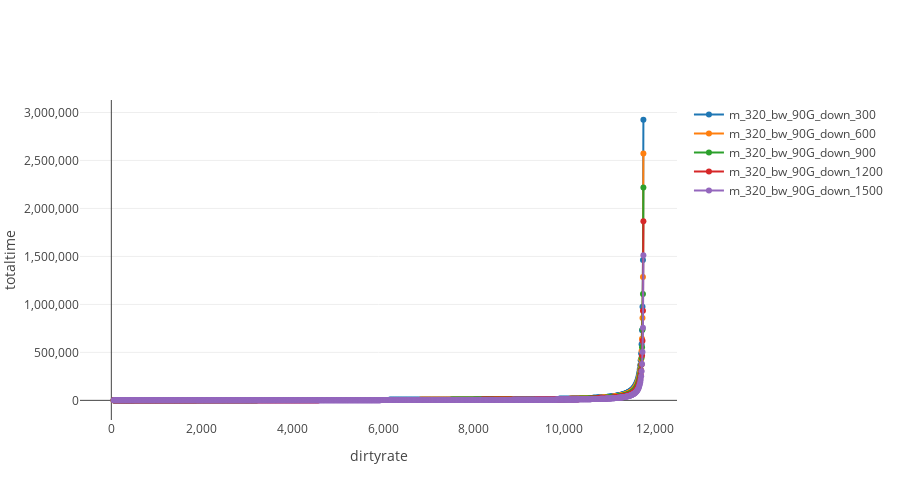

The cell this chart's notebook holds for it:
### Code cell
### 32 G 内存
fig = get_figure("dirtyrate", "totaltime")

total_mem = 32 * 1024
total_time_arr = get_total_time(dirty_rate_arr, total_mem, bw, 300)
trace = get_trace(dirty_rate_arr, total_time_arr, "m_320_bw_90G_down_300")
add_trace_to_figure(trace, fig)

total_mem = 32 * 1024
total_time_arr = get_total_time(dirty_rate_arr, total_mem, bw, 600)
trace = get_trace(dirty_rate_arr, total_time_arr, "m_320_bw_90G_down_600")
add_trace_to_figure(trace, fig)
total_mem = 32 * 1024
total_time_arr = get_total_time(dirty_rate_arr, total_mem, bw, 900)
trace = get_trace(dirty_rate_arr, total_time_arr, "m_320_bw_90G_down_900")
add_trace_to_figure(trace, fig)

total_mem = 32 * 1024
total_time_arr = get_total_time(dirty_rate_arr, total_mem, bw, 1200)
trace = get_trace(dirty_rate_arr, total_time_arr, "m_320_bw_90G_down_1200")
add_trace_to_figure(trace, fig)

total_mem = 32 * 1024
total_time_arr = get_total_time(dirty_rate_arr, total_mem, bw, 1500)
print(bw * 15000 /1000)

trace = get_trace(dirty_rate_arr, total_time_arr, "m_320_bw_90G_down_1500")
add_trace_to_figure(trace, fig)
show_fig(fig)

### Figure 1 — Plotly figure (JSON) as saved in the notebook; plotly's stock layout.template omitted (floating-point values rounded to 4 significant figures; data arrays with more than 128 entries replaced by an {"elided": "..."} marker saying what was removed)
{"data": [{"mode": "markers+lines", "name": "m_320_bw_90G_down_300", "type": "scatter", "x": {"elided": "1171 int values"}, "y": {"elided": "1171 int values"}}, {"mode": "markers+lines", "name": "m_320_bw_90G_down_600", "type": "scatter", "x": {"elided": "1171 int values"}, "y": {"elided": "1171 int values"}}, {"mode": "markers+lines", "name": "m_320_bw_90G_down_900", "type": "scatter", "x": {"elided": "1171 int values"}, "y": {"elided": "1171 int values"}}, {"mode": "markers+lines", "name": "m_320_bw_90G_down_1200", "type": "scatter", "x": {"elided": "1171 int values"}, "y": {"elided": "1171 int values"}}, {"mode": "markers+lines", "name": "m_320_bw_90G_down_1500", "type": "scatter", "x": {"elided": "1171 int values"}, "y": {"elided": "1171 int values"}}], "layout": {"height": 500, "xaxis": {"tickformat": ",", "title": {"text": "dirtyrate"}}, "yaxis": {"tickformat": ",", "title": {"text": "totaltime"}}}}
